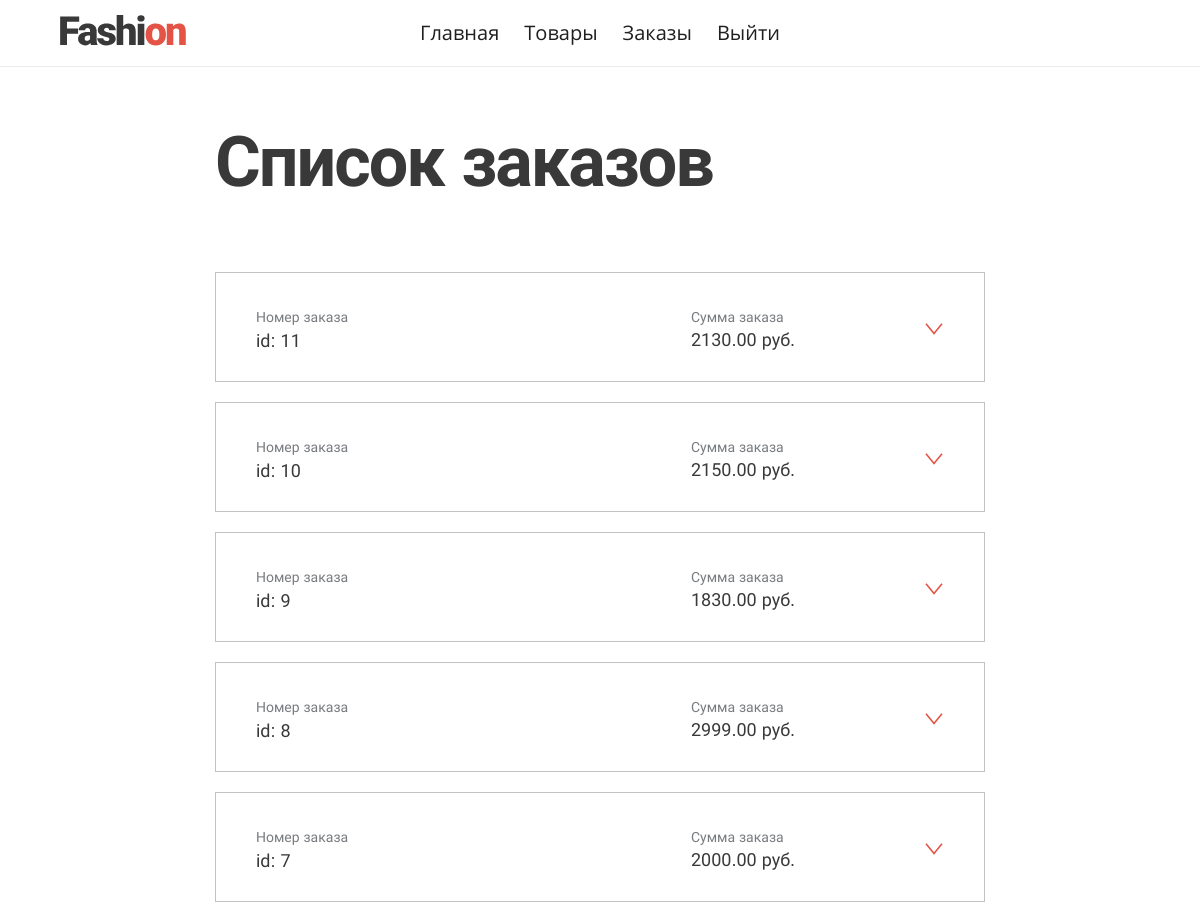
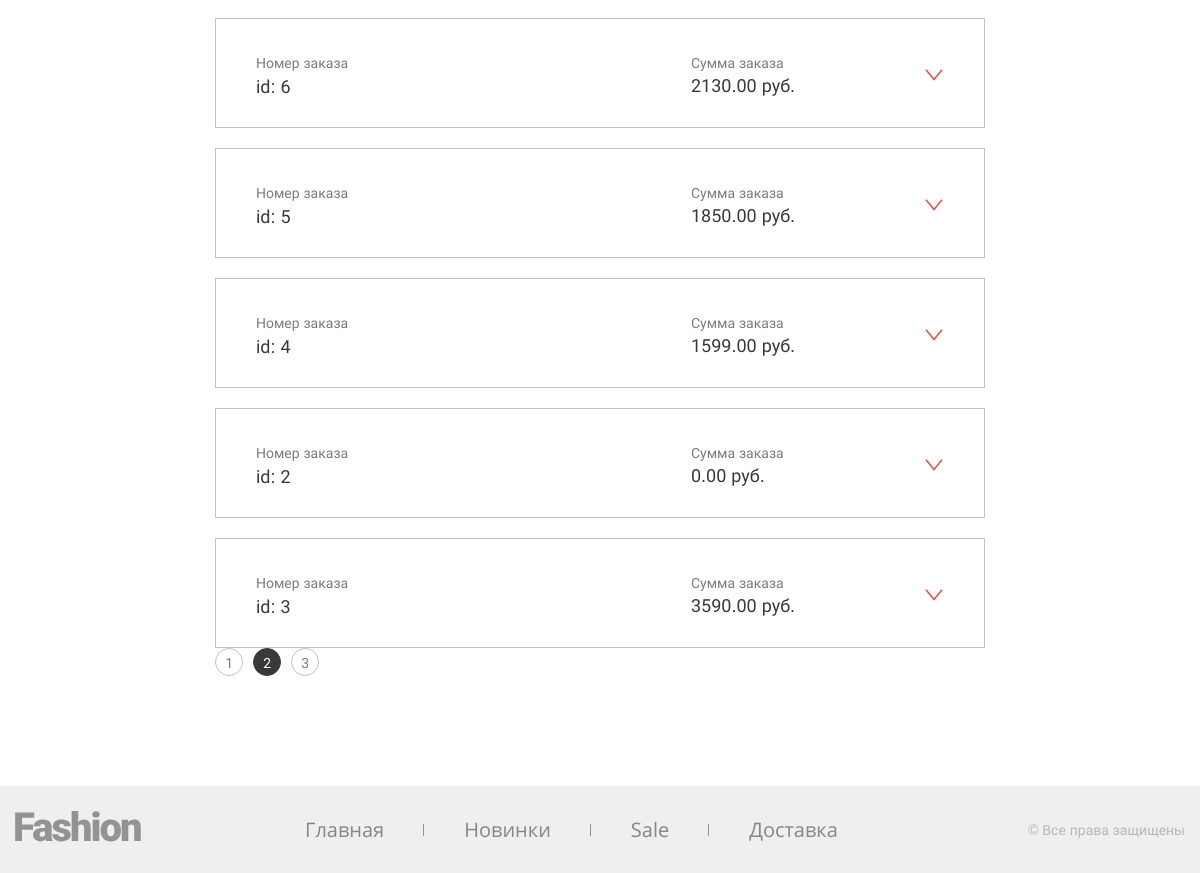
The page /admin/?category=orders&page=2 (signed in) on the database its author committed (2 pictures, top to bottom).
### tables this page shows
CREATE TABLE IF NOT EXISTS `menu_admin` (
  `id` int NOT NULL AUTO_INCREMENT,
  `title` varchar(255) NOT NULL DEFAULT '0',
  `name` varchar(255) NOT NULL DEFAULT '0',
  `path` varchar(255) NOT NULL DEFAULT '0',
  PRIMARY KEY (`id`)
);

CREATE TABLE IF NOT EXISTS `menu_admin_group` (
  `menu_admin_id` int NOT NULL,
  `group_id` int NOT NULL,
  PRIMARY KEY (`menu_admin_id`,`group_id`),
  KEY `FK__groups` (`group_id`),
  CONSTRAINT `FK__groups` FOREIGN KEY (`group_id`) REFERENCES `groups` (`id`),
  CONSTRAINT `FK__menu_admin` FOREIGN KEY (`menu_admin_id`) REFERENCES `menu_admin` (`id`)
);

CREATE TABLE IF NOT EXISTS `orders` (
  `id` int NOT NULL AUTO_INCREMENT,
  `product_id` int NOT NULL,
  `surname` varchar(255) NOT NULL,
  `name` varchar(255) NOT NULL,
  `third_name` varchar(255) DEFAULT NULL,
  `phone` varchar(255) NOT NULL,
  `email` varchar(255) NOT NULL,
  `delivery` varchar(255) NOT NULL,
  `city` varchar(255) DEFAULT NULL,
  `street` varchar(255) DEFAULT NULL,
  `home` varchar(255) DEFAULT NULL,
  `aprt` varchar(255) DEFAULT NULL,
  `pay` varchar(255) NOT NULL,
  `comment` text,
  `created_at` datetime NOT NULL,
  `processed` tinyint NOT NULL DEFAULT '0',
  `price` decimal(12,2) NOT NULL DEFAULT '0.00',
  `del_price` decimal(12,2) NOT NULL DEFAULT '0.00',
  `total_cost` decimal(12,2) NOT NULL,
  PRIMARY KEY (`id`),
  KEY `FK_orders_products` (`product_id`),
  CONSTRAINT `FK_orders_products` FOREIGN KEY (`product_id`) REFERENCES `products` (`id`)
);

CREATE TABLE IF NOT EXISTS `menu_shop` (
  `id` int NOT NULL AUTO_INCREMENT,
  `title` varchar(255) NOT NULL,
  `path` text NOT NULL,
  `name` varchar(50) NOT NULL,
  PRIMARY KEY (`id`)
);

### admin/index.php (called while the page is built, shortened)
<?php
require($_SERVER['DOCUMENT_ROOT'] . '/admin/modules/auth.php');
require($_SERVER['DOCUMENT_ROOT'] . '/templates/header.php');
require($_SERVER['DOCUMENT_ROOT'] . '/admin/templates/' . getAdminPage($menuHeader));
require($_SERVER['DOCUMENT_ROOT'] . '/templates/footer.php');

### modules/base/functions.php (called while the page is built, shortened)
<?php
function connectDb(): object
{
    static $mysqli = null;
    if (null === $mysqli) {
        include $_SERVER['DOCUMENT_ROOT'] . '/config.php';
        $mysqli = new mysqli($host, $user, $password, $database);
        $mysqli->set_charset("utf8mb4");
    }
    return $mysqli;
}
function getMenuInDB(string $menu): array
{
    $menu = connectDb()->real_escape_string($menu);
    $sql = "SELECT * FROM menu_" . $menu;
    if (!$result = connectDb()->query($sql)) {
        echo "Запрос в базу MySQL произашел с ошибкой";
        exit;
    }
    $array = [];
    while ($row = $result->fetch_assoc()) {
        $array[$row['id']] = $row;
    }
    return $array;
}
function isCurrentUrl(string $url): bool
{
    $urlPath = parse_url($_SERVER['REQUEST_URI'], PHP_URL_PATH);
    $urlQuery = parse_url($_SERVER['REQUEST_URI'], PHP_URL_QUERY);
    return $urlQuery ? $urlPath . '?' . $urlQuery == $url : $urlPath == $url;
}
function getStatusPage(int $page): string
{
    if ((!empty($_GET['page']) && (int)$_GET['page'] !== $page) || (empty($_GET['page']) && $page !== 1)) {
       return 'href="' . getQueryUrl('page', $page) . '"';
    }
    return '';
}
function getQueryUrl(string $type, int $id): string
{
   $urlPage = '?' . $type . '=';
   $urlQuery = parse_url($_SERVER['REQUEST_URI'], PHP_URL_QUERY);
   if ($urlQuery) {
       if (!empty($_GET[$type])) {
           $arrayQuery = [];
           parse_str($urlQuery, $arrayQuery);
           $arrayQuery[$type] = $id;
           return '?' . http_build_query($arrayQuery);
       }
       $urlPage = '&' . $type . '=';
   }
   return $_SERVER['REQUEST_URI'] . $urlPage . $id;
}
function getStartItemOnPage (int $allCount, int $quantityShow): int
{
    $startItem = 0;
    $finishItem = $allCount > $quantityShow ? $quantityShow : $allCount;
    if (!empty($_GET['page']) && (int)$_GET['page'] > 1) {
        $numberPage = (int)$_GET['page'];
        $finishItem = $finishItem * $numberPage;
        $startItem = $finishItem - $quantityShow;
    }
    return $startItem;
}

### admin/modules/functions.php (called while the page is built, shortened)
<?php
function getAccessPagesByGroupID($data): array
{
    if (is_array($data)) {
        $sqlGroups = [];
        foreach ($data as $group) {
            $sqlGroups[] = "mag.group_id = " . connectDb()->real_escape_string($group['id']);
        }
        $sqlGroups[] = 'mag.group_id IS NULL';
        $sqlGroups = implode(" or ", $sqlGroups);
    } else {
        $sqlGroups = 'ma.id = ' . $data;
    }
    $sql = "SELECT * FROM menu_admin AS ma
            LEFT JOIN menu_admin_group AS mag ON mag.menu_admin_id = ma.id
            WHERE $sqlGroups";
    if (!$result = connectDb()->query($sql)) {
        echo "Запрос в базу MySQL произашел с ошибкой";
        exit;
    }
    $array = [];
    while ($row = $result->fetch_assoc()) {
        $array[$row['id']] = $row;
    }
    return $array;
}
function getOrdersInDB(string $startItem, string $limit = '10'): array
{
    $sql = "SELECT o.*, p.price FROM orders AS o
            LEFT join products AS p ON p.id = o.product_id
            ORDER BY o.processed, o.created_at DESC
            LIMIT $startItem, $limit";
    if (!$result = connectDb()->query($sql)) {
        echo "Запрос в базу MySQL произашел с ошибкой - orders";
        exit;
    }
    $array = [];
    while ($row = $result->fetch_assoc()) {
        $array[$row['id']] = $row;
    }
    return $array;
}
function getCountRowTableInDB(string $table, string $where = ''): int
{
    $sql = "SELECT COUNT(*) AS count FROM `$table`$where";
    if (!$result = connectDb()->query($sql)) {
        echo "Запрос в базу MySQL произашел с ошибкой 7";
        exit;
    }
    return (int)$result->fetch_object()->count;
}

### admin/modules/auth.php (called while the page is built, shortened)
<?php
require($_SERVER['DOCUMENT_ROOT'] . '/admin/modules/functions.php');
$quantityOrders = 10;
$menuFooter = getMenuInDB('shop');
if (!empty($_SESSION['isAuth'])) {
    if (isset($_GET['category']) && $_GET['category'] === 'orders') {
        $countOrders = getCountRowTableInDB('orders');
        $quantityPages = ceil($countOrders / $quantityOrders);
        $pageStartItem = getStartItemOnPage($countOrders, $quantityOrders);
        $ordersShop = getOrdersInDB($pageStartItem, $quantityOrders);
    }
}
$menuHeader = !empty($_SESSION['isAuth']) ? getAccessPagesByGroupID($_SESSION['groups'] ?? []) : getAccessPagesByGroupID(1);

### admin/templates/orders.php (the view, shortened to what this page needs)
<main class="page-order">
  <h1 class="h h--1">Список заказов</h1>
  <ul class="page-order__list">
    <?php foreach ($ordersShop as $key => $order): ?>
    <li class="order-item page-order__item">
      <div class="order-item__wrapper">
        <div class="order-item__group order-item__group--id">
          <span class="order-item__title">Номер заказа</span>
          <span class="order-item__info order-item__info--id"><?= $order['id'] ?></span>
        </div>
        <div class="order-item__group">
          <span class="order-item__title">Сумма заказа</span>
          <?= $order['total_cost'] ?> руб.
        </div>
        <button class="order-item__toggle"></button>
      </div>
    </li>
    <?php endforeach ?>
  </ul>
  <ul class="shop__paginator paginator">
      <?php for ($i = 1; $i <= $quantityPages; $i++): ?>
          <li>
            <a class="paginator__item" <?= getStatusPage($i) ?>><?= $i ?></a>
          </li>
      <?php endfor ?>
    </ul>
</main>

### templates/header.php (shortened to what this page needs)
<!DOCTYPE html>
<html lang="ru">
<head>
  <link rel="stylesheet" href="/css/style.css">
</head>
<body>
<header class="page-header">
  <a class="page-header__logo" href="/">
    <img src="/img/logo.svg" alt="Fashion">
  </a>
  <nav class="page-header__menu">
    <ul class="main-menu main-menu--header">
      <?php foreach ($menuHeader as $key => $item): ?>
        <li>
          <a class="main-menu__item <?= isCurrentUrl($item['path']) ? 'active' : ''; ?>" href="<?= $item['path'] ?>">
            <?= $item['title'] ?>
          </a>
        </li>
      <?php endforeach ?>
    </ul>
  </nav>
</header>

### templates/footer.php
<footer class="page-footer">
  <div class="container">
    <a class="page-footer__logo" href="#">
      <img src="/img/logo--footer.svg" alt="Fashion">
    </a>
    <nav class="page-footer__menu">
      <ul class="main-menu main-menu--footer">
        <?php foreach ($menuFooter as $key => $item): ?>
          <li>
            <a class="main-menu__item <?= isCurrentUrl($item['path']) ? 'active' : ''; ?>" href="<?= $item['path'] ?>">
              <?= $item['title'] ?>
            </a>
          </li>
        <?php endforeach ?>
      </ul>
    </nav>
    <address class="page-footer__copyright">
      © Все права защищены
    </address>
  </div>
</footer>
</body>
</html>

### css/style.css (style rules this page uses)
html { box-sizing: border-box; }
img { max-width: 100%; height: auto; }
body { display: flex; flex-direction: column; margin: 0 auto; min-width: 1200px; min-height: 100vh; font: 16px/22px 'Roboto', sans-serif; color: #787b7f; }
a { text-decoration: none; }
.container { margin: 0 auto; padding: 0 15px; width: 1200px; }
.h { margin-top: 0; font-family: 'Roboto', sans-serif; color: #393939; }
.h--1 { margin-bottom: 70px; font-size: 70px; line-height: 80px; letter-spacing: -2px; }
.page-header { position: relative; padding: 20px 60px; display: flex; justify-content: center; border-bottom: 1px solid #ebebeb; }
.page-header__logo { position: absolute; top: 15px; left: 60px; width: 150px; }
.main-menu { margin: 0; padding: 0; list-style: none; display: flex; font: 20px/26px 'Open Sans', sans-serif; }
.main-menu__item { color: #1f1f1f; transition: all 300ms; }
.main-menu--header li:not(:last-child) { margin-right: 25px; }
.main-menu--footer li { position: relative; }
.main-menu--footer li:not(:last-child)::after { content: ''; position: absolute; top: 50%; -webkit-transform: translateY(-50%); transform: translateY(-50%); right: 0; width: 1px; height: 12px; background-color: rgba(57, 57, 57, 0.5); }
.main-menu--footer .main-menu__item { padding: 0 40px; color: rgba(31, 31, 31, 0.5); }
.paginator { margin: 0; padding: 0; list-style: none; display: flex; }
.paginator li:not(:last-child) { margin-right: 10px; }
.paginator__item { display: inline-block; width: 28px; height: 28px; font-size: 14px; line-height: 28px; letter-spacing: -0.5px; text-align: center; border-radius: 50%; border: 1px solid #393939; transition: all 300ms; }
.paginator__item[href] { border-color: #c2c2c2; color: #787b7f; }
.paginator__item:not([href]) { color: #fff; background-color: #393939; cursor: default; }
.page-footer { padding-top: 25px; padding-bottom: 25px; background-color: #efefef; }
.page-footer .container { display: flex; align-items: center; }
.page-footer__logo { width: 150px; margin-right: 100px; }
.page-footer__copyright { margin-left: auto; font-size: 14px; line-height: 18px; color: rgba(127, 127, 127, 0.5); font-style: normal; }
.page-order { flex-grow: 1; margin: 0 auto; padding-top: 55px; padding-bottom: 110px; width: 770px; }
.page-order__list { margin: 0; padding: 0; list-style: none; }
.page-order__item:not(:last-child) { margin-bottom: 20px; }
.order-item { padding: 0 40px; border: 1px solid #c2c2c2; height: 110px; overflow-y: hidden; }
.order-item__wrapper { display: flex; flex-wrap: wrap; padding-top: 35px; padding-bottom: 35px; }
.order-item__wrapper:not(:last-child) { border-bottom: 1px solid #c2c2c2; }
.order-item__group { width: 195px; font-size: 18px; line-height: 18px; color: #393939; }
.order-item__group:first-child { width: 435px; padding-right: 15px; }
.order-item__title { display: block; margin-bottom: 5px; font-size: 14px; line-height: 18px; color: #787b7f; }
.order-item__info { vertical-align: middle; }
.order-item__info--id::before { content: 'id: '; }
.order-item__toggle { border: 0; padding: 0; font: inherit; background-color: transparent; align-self: center; margin-left: auto; width: 20px; height: 12px; background-size: contain; cursor: pointer; transition: all 300ms; }

### rows shown on the page
menu_admin: title "Главная"
menu_admin_group: menu_admin.title "Товары"
menu_admin_group: menu_admin.title "Заказы"
menu_admin: title "Выйти"
orders: id "11", total_cost "2130.00"
orders: id "10", total_cost "2150.00"
orders: id "9", total_cost "1830.00"
orders: id "8", total_cost "2999.00"
orders: id "7", total_cost "2000.00"
orders: id "6", total_cost "2130.00"
orders: id "5", total_cost "1850.00"
orders: id "4", total_cost "1599.00"
orders: id "2", total_cost "0.00"
orders: id "3", total_cost "3590.00"
menu_shop: title "Главная"
menu_shop: title "Новинки"
menu_shop: title "Sale"
menu_shop: title "Доставка"
